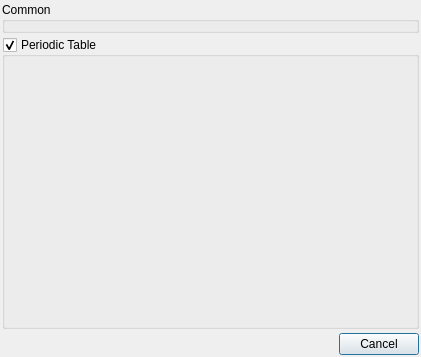
<ui version="4.0" >
 <class>SelectElementDialog</class>
 <widget class="QDialog" name="SelectElementDialog" >
  <property name="geometry" >
   <rect>
    <x>0</x>
    <y>0</y>
    <width>421</width>
    <height>357</height>
   </rect>
  </property>
  <property name="windowTitle" >
   <string>Dialog</string>
  </property>
  <property name="windowIcon" >
   <iconset resource="icons.qrc" >:/build/icons/build_ptable.svg</iconset>
  </property>
  <layout class="QVBoxLayout" >
   <property name="margin" >
    <number>2</number>
   </property>
   <property name="spacing" >
    <number>4</number>
   </property>
   <item>
    <widget class="QGroupBox" name="CommonGroup" >
     <property name="sizePolicy" >
      <sizepolicy>
       <hsizetype>5</hsizetype>
       <vsizetype>1</vsizetype>
       <horstretch>0</horstretch>
       <verstretch>0</verstretch>
      </sizepolicy>
     </property>
     <property name="title" >
      <string>Common</string>
     </property>
    </widget>
   </item>
   <item>
    <widget class="QGroupBox" name="PeriodicTableGroup" >
     <property name="sizePolicy" >
      <sizepolicy>
       <hsizetype>5</hsizetype>
       <vsizetype>7</vsizetype>
       <horstretch>0</horstretch>
       <verstretch>0</verstretch>
      </sizepolicy>
     </property>
     <property name="title" >
      <string>Periodic Table</string>
     </property>
     <property name="checkable" >
      <bool>true</bool>
     </property>
    </widget>
   </item>
   <item>
    <layout class="QHBoxLayout" >
     <property name="margin" >
      <number>0</number>
     </property>
     <property name="spacing" >
      <number>6</number>
     </property>
     <item>
      <spacer>
       <property name="orientation" >
        <enum>Qt::Horizontal</enum>
       </property>
       <property name="sizeHint" >
        <size>
         <width>40</width>
         <height>20</height>
        </size>
       </property>
      </spacer>
     </item>
     <item>
      <widget class="QPushButton" name="CancelButton" >
       <property name="text" >
        <string>Cancel</string>
       </property>
       <property name="icon" >
        <iconset resource="icons.qrc" >:/file/icons/file_close.svg</iconset>
       </property>
       <property name="iconSize" >
        <size>
         <width>16</width>
         <height>16</height>
        </size>
       </property>
      </widget>
     </item>
    </layout>
   </item>
  </layout>
 </widget>
 <resources>
  <include location="icons.qrc" />
 </resources>
 <connections/>
</ui>
